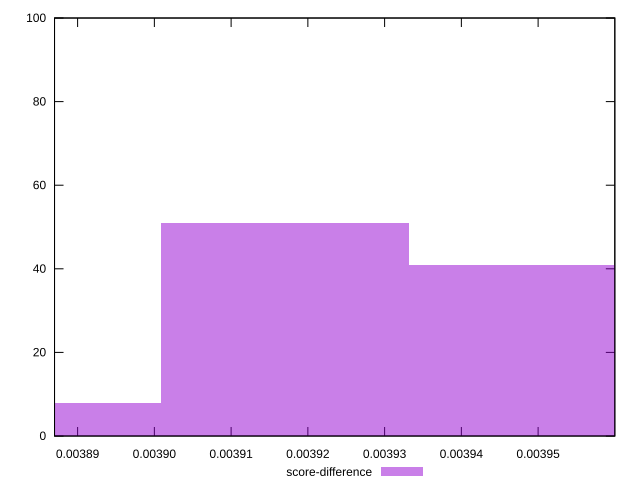

Generate this figure with gnuplot:
reset

$scoreDifference <<EOF
0.0039493754801931584 41
0.003917003550027641 51
0.0038846316198621234 8
EOF

set key outside below
set boxwidth 0.000032371930165517695
set xrange [0.0038869926224709417:0.003959994257664912]
set yrange [0:100]
set trange [0:100]
set style fill transparent solid 0.5 noborder
set terminal svg size 640, 490 enhanced background rgb 'white'
set output "report_00008_2021-01-22T20:58:29.167/largest-contentful-paint/samples/pages+cached+noexternal+nofonts+nosvg+noimg+nocss+nojs/score-difference/histogram.svg"

plot $scoreDifference title "score-difference" with boxes

reset
